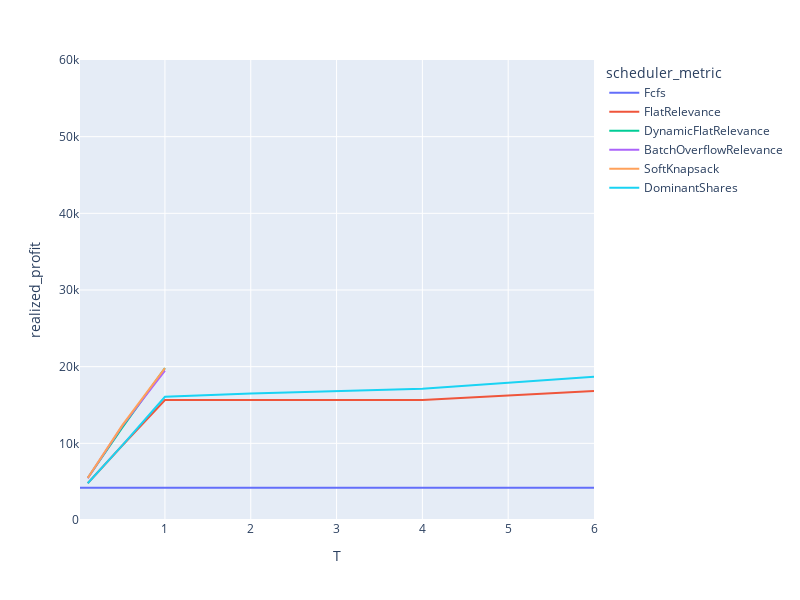

Notebook code for this chart:
### Code cell
# Older version with 100 mean tasks, no initial blocks, smaller profits.
# rdf = load_ray_experiment(Path("/home/pierre/privacypacking/logs/ray/run_and_report_2021-12-09_15-35-44"))


# Unlocked, 500 mean tasks, running on C2 (mixed curves online.py)
# rdf = load_ray_experiment(Path("/home/pierre/privacypacking/logs/ray/run_and_report_2021-12-10_03-35-42")) # incomplete (crashed)
rdf = load_ray_experiment(Path("/home/pierre/privacypacking/logs/ray/run_and_report_2021-12-10_13-46-19"))


px.line(
    rdf.query("T <= 10").sort_values("T"),
    x="T",
    y="realized_profit",
    color="scheduler_metric",
    # log_x=True,
    width=800,
    height=600,
    range_y=[0,60_000],
    # title="Number of allocated tasks depending on the scheduling step size<br><sup>Online mixed curves, 20 blocks, no initial blocks, 100 tasks per block on average, lifetime = 5 blocks</sup>"
)

### Figure 1 — Plotly figure (JSON) as saved in the notebook; plotly's stock layout.template omitted (floating-point values rounded to 4 significant figures)
{"data": [{"hovertemplate": "scheduler_metric=Fcfs<br>T=%{x}<br>realized_profit=%{y}<extra></extra>", "legendgroup": "Fcfs", "line": {"color": "#636efa", "dash": "solid"}, "marker": {"symbol": "circle"}, "mode": "lines", "name": "Fcfs", "orientation": "v", "showlegend": true, "type": "scatter", "x": [0.01, 0.1, 0.5, 1, 2, 4, 6], "xaxis": "x", "y": [4222, 4222, 4222, 4222, 4222, 4222, 4222], "yaxis": "y"}, {"hovertemplate": "scheduler_metric=FlatRelevance<br>T=%{x}<br>realized_profit=%{y}<extra></extra>", "legendgroup": "FlatRelevance", "line": {"color": "#EF553B", "dash": "solid"}, "marker": {"symbol": "circle"}, "mode": "lines", "name": "FlatRelevance", "orientation": "v", "showlegend": true, "type": "scatter", "x": [0.1, 0.5, 1, 2, 4, 6], "xaxis": "x", "y": [4793, 9689, 15649, 15649, 15649, 16831], "yaxis": "y"}, {"hovertemplate": "scheduler_metric=DynamicFlatRelevance<br>T=%{x}<br>realized_profit=%{y}<extra></extra>", "legendgroup": "DynamicFlatRelevance", "line": {"color": "#00cc96", "dash": "solid"}, "marker": {"symbol": "circle"}, "mode": "lines", "name": "DynamicFlatRelevance", "orientation": "v", "showlegend": true, "type": "scatter", "x": [0.1, 0.5, 1], "xaxis": "x", "y": [5484, 12004, 19801], "yaxis": "y"}, {"hovertemplate": "scheduler_metric=BatchOverflowRelevance<br>T=%{x}<br>realized_profit=%{y}<extra></extra>", "legendgroup": "BatchOverflowRelevance", "line": {"color": "#ab63fa", "dash": "solid"}, "marker": {"symbol": "circle"}, "mode": "lines", "name": "BatchOverflowRelevance", "orientation": "v", "showlegend": true, "type": "scatter", "x": [0.1, 0.5, 1], "xaxis": "x", "y": [5445, 12231, 19489], "yaxis": "y"}, {"hovertemplate": "scheduler_metric=SoftKnapsack<br>T=%{x}<br>realized_profit=%{y}<extra></extra>", "legendgroup": "SoftKnapsack", "line": {"color": "#FFA15A", "dash": "solid"}, "marker": {"symbol": "circle"}, "mode": "lines", "name": "SoftKnapsack", "orientation": "v", "showlegend": true, "type": "scatter", "x": [0.1, 0.5, 1], "xaxis": "x", "y": [5484, 12303, 19818], "yaxis": "y"}, {"hovertemplate": "scheduler_metric=DominantShares<br>T=%{x}<br>realized_profit=%{y}<extra></extra>", "legendgroup": "DominantShares", "line": {"color": "#19d3f3", "dash": "solid"}, "marker": {"symbol": "circle"}, "mode": "lines", "name": "DominantShares", "orientation": "v", "showlegend": true, "type": "scatter", "x": [0.1, 0.5, 1, 2, 4, 6], "xaxis": "x", "y": [4793, 9694, 16074, 16503, 17133, 18692], "yaxis": "y"}], "layout": {"height": 600, "legend": {"title": {"text": "scheduler_metric"}, "tracegroupgap": 0}, "margin": {"t": 60}, "width": 800, "xaxis": {"anchor": "y", "domain": [0, 1], "title": {"text": "T"}}, "yaxis": {"anchor": "x", "domain": [0, 1], "range": [0, 60000], "title": {"text": "realized_profit"}}}}
